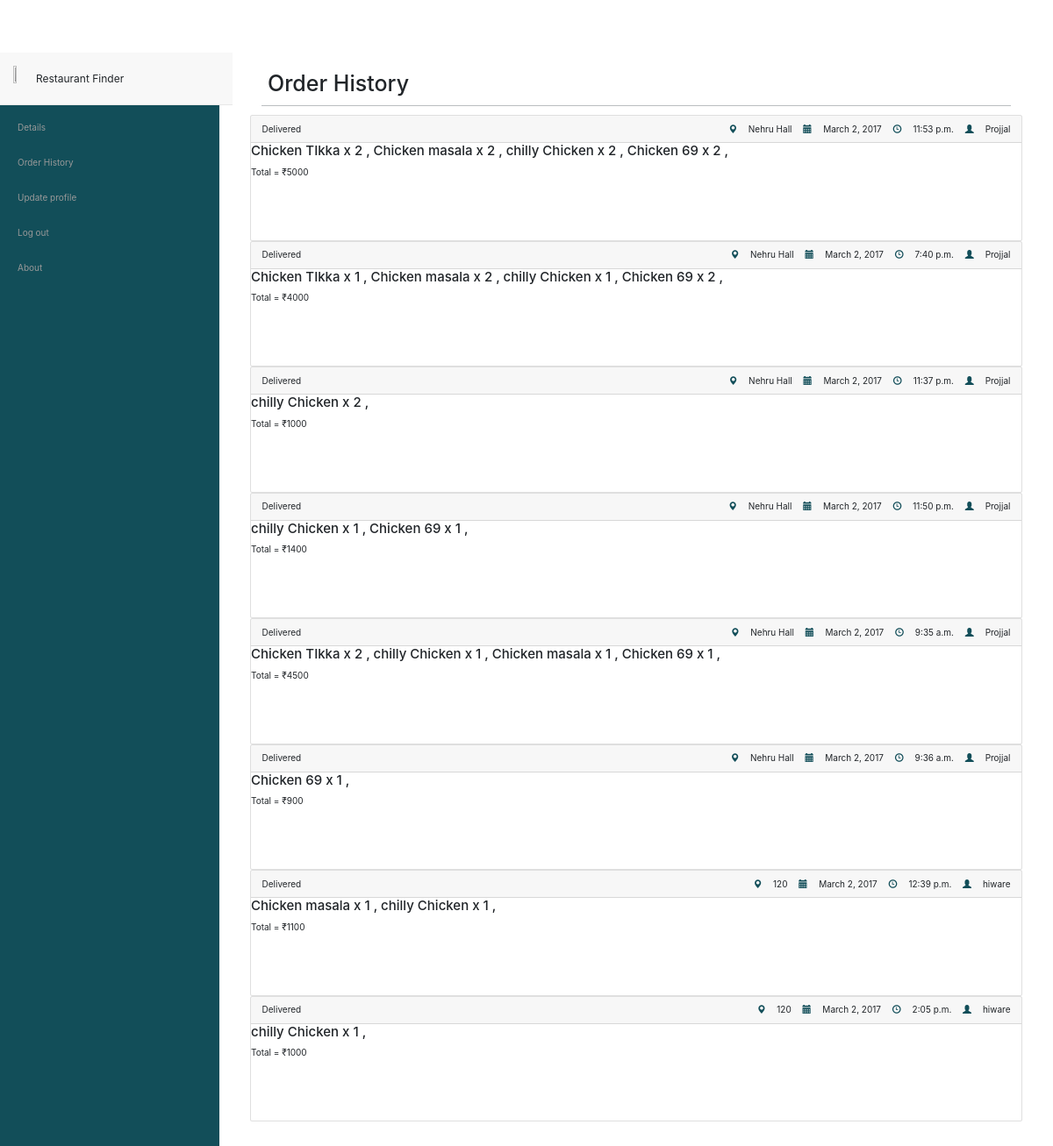
Page /resthistory/ (signed in) on the committed database.
### foodspark/models.py (models this page shows, shortened)
class Order(models.Model):
	customer = models.ForeignKey(Customer,on_delete=models.CASCADE)
	restaurant = models.ForeignKey(Restaurant,on_delete=models.CASCADE)
	foodlist = models.CharField(max_length = 500,validators=[validate_comma_separated_integer_list],null=True)
	foodqty = models.CharField(max_length = 500,validators=[validate_comma_separated_integer_list],null=True)
	amount = models.IntegerField(default = 0)
	ordertime = models.TimeField()
	orderdate = models.DateField(auto_now_add=True)
	DSTATUS = (
		('p','Pending'),
		('d','Delivered')
	)
	deliverystatus = models.CharField(max_length=1,choices=DSTATUS,default = 'p')
	def calamount(self):
		self.amount = 0
		myl = self.foodlist.split(",")
		qty = self.foodqty.split(",")
		for x,y in zip(myl,qty):
			fitem = FoodItem.objects.get(pk=int(x))
			self.amount = self.amount + fitem.price*int(y)
	def getfooditems(self):
		myl = self.foodlist.split(",")
		items = []
		for x in myl:
			items.append(FoodItem.objects.get(pk=int(x)))
		return items
	def getqty(self):
		myl = self.foodqty.split(",")
		return myl

class Customer(models.Model):
	password = models.CharField(max_length=100)
	name = models.CharField(max_length=200)
	address = models.TextField()
	city = models.CharField(max_length = 100)
	email = models.EmailField(primary_key = True)
	phone_regex = RegexValidator(regex=r'^\+?1?\d{9,15}$', message="Phone number must be entered in the format: '+999999999'. Up to 15 digits allowed.") #############look into regex
	phone = models.CharField(validators=[phone_regex],max_length=15,blank = True)

class FoodItem(models.Model):
	resid = models.ForeignKey(Restaurant,on_delete=models.CASCADE)
	name = models.CharField(max_length=500)
	cuisine = models.CharField(max_length=100)
	COURSE = (
		('s','Starter'),
		('m','Main Course'),
		('d','Desert')
	)
	course = models.CharField(max_length=1,choices=COURSE)
	price = models.IntegerField()
	availability_time = models.TimeField()
	ordercount = models.IntegerField(default = 0)

### foodspark/views.py (the view)
# urls.py: url(r'^resthistory/?$',views.restaurantOrderHistory,name='resthistory'),
def restaurantOrderHistory(request):
	restaurant = Restaurant.objects.get(email=request.session['id'])
	query = Order.objects.order_by('-pk').all()
	dic = {}
	customer = {}
	for x in query:
		if x.restaurant_id == restaurant.email:
			dic2 = {}
			if(x.deliverystatus == 'p'):
				continue
			x.calamount()
			for i,j in zip(x.getfooditems(),x.getqty()):
				dic2[i] = j
			dic[x] = dic2
			customer[x] = x.customer
	context = {
		'foods' : dic,
		'customer' : customer,
		'restaurant' : restaurant,
	}
	return render(request,'foodspark/resthistory.html',context)

### foodspark/templates/foodspark/resthistory.html (shortened to what this page needs)
<!DOCTYPE html>
<html lang="en">
<head>
    <link href="/static/css/bootstrap.min.css" rel="stylesheet">
    <link href="/static/css/mystyle.css" rel="stylesheet">
    <link href="/static/css/simple-sidebar.css" rel="stylesheet">
    <link rel="stylesheet" href="https://maxcdn.bootstrapcdn.com/bootstrap/4.0.0-alpha.2/css/bootstrap.min.css">
</head>
<body>
    <nav class="navbar navbar-nav navbar-default navbar-fixed-top" style="line-height:50px;height:60px;">
        <div class="container" style="margin:0 !important;">
            <span class="navbar-left" style="font-size:1.2em;"><img src="/static/img/logo.gif" class="logo_bitch"/>   Restaurant Finder</span>
        </div>
    </nav>
    <div id="wrapper">
        <div id="sidebar-wrapper">
            <ul class="sidebar-nav">
                <li class="sidebar-brand">
                    <a href="/">
                    </a>
                </li>
                <li>
                    <a href="/details/">Details</a>
                </li>
                <li>
                    <a href="/resthistory/">Order History</a>
                </li>
                <li>
                    <a href="/restprofile/">Update profile</a>
                </li>
                <li>
                    <a href="/logout/">Log out</a>
                </li>
                <li>
                    <a href="/about/">About</a>
                </li>
            </ul>
        </div>
        <div id="page-content-wrapper">
            <div class="container-fluid">
                <div class="row">
                    <div class="col-lg-12">
                        <h1 style="padding-left: 20px;">Order History</h1>
                        <hr class="liner"/>
                        {% if foods %}
                        {% for x,y in customer.items reversed %}
                        <div class="card">
                            <div class="card-header">
                            {% if x.deliverystatus == 'd' %}
                                Delivered
                            {% endif %}
                                <span style="float:right;">
                                <i class="glyphicon glyphicon-map-marker blueicon ordercard"></i> {{y.address}}
                                <i class="glyphicon glyphicon-calendar blueicon ordercard"></i> {{x.orderdate}}
                                <i class="glyphicon glyphicon-time blueicon ordercard"></i> {{x.ordertime}}
                                <i class="glyphicon glyphicon-user blueicon ordercard"></i> {{y.name}}
                                </span>
                            </div>
                            <div class="card-block terabaaphumain">
                                {%for z,k in foods.items%}
                                {%if x.pk == z.pk%}
                                <div class="lefty">
                                <h4 class="card-title">
                                {%for i,j in k.items%}
                                    {{i.name}} x {{j}}  ,
                                {%endfor%}
                                </h4>
                                    <p class="card-text" style="padding-bottom: 10px;">Total = ₹{{x.amount}}</p>
                                </div>
                                {%endif%}
                                {%endfor%}
                            </div>
                            <div style="padding-top:60px;"></div>
                        </div>
                        {% endfor %}
                        {% endif %}
                        <div style="padding-top:50px;"></div>
                    </div>
                </div>
            </div>
        </div>
    </div>
</body>
</html>

### foodspark/static/css/mystyle.css (style rules this page uses)
.logo_bitch { width:10%; height:10%; }
.navbar-left { width: 225px; }
.navbar-fixed-top { line-height:60px; height:60px; }
.navbar-nav { margin: 0 !important; }
.blueicon { color:#124e59; }
.liner { height:1px; border:none; padding-left: 3%; width:94%; color:#BABEC0; background-color:#BABEC0; }
.terabaaphumain { padding: 0px; width:100%; }
.lefty { float: left; width:74%; padding-right: 20px; }
.ordercard { padding-left: 10px; padding-right: 10px; }

### foodspark/static/css/simple-sidebar.css (style rules this page uses)
body { overflow-x: hidden; }
#wrapper { padding-left: 0; -webkit-transition: all 0.5s ease; -moz-transition: all 0.5s ease; -o-transition: all 0.5s ease; transition: all 0.5s ease; }
#sidebar-wrapper { z-index: 1000; position: fixed; left: 250px; width: 0; height: 100%; margin-left: -250px; overflow-y: auto; background: #124E59; -webkit-transition: all 0.5s ease; -moz-transition: all 0.5s ease; -o-transition: all 0.5s ease; transition: all 0.5s ease; }
#page-content-wrapper { width: 100%; position: absolute; padding: 15px; }
.sidebar-nav { position: absolute; top: 0; width: 250px; margin: 0; padding: 0; list-style: none; }
.sidebar-nav li { text-indent: 20px; line-height: 40px; }
.sidebar-nav li a { display: block; text-decoration: none; color: #999999; }
.sidebar-nav > .sidebar-brand { height: 65px; font-size: 18px; line-height: 60px; }
.sidebar-nav > .sidebar-brand a { color: #999999; }
@media (min-width:768px) { #wrapper { padding-left: 250px; } }
@media (min-width:768px) { #sidebar-wrapper { width: 250px; } }
@media (min-width:768px) { #page-content-wrapper { padding: 20px; position: relative; } }

### rows in the picture
Order: deliverystatus "Delivered", address "Nehru Hall", orderdate "March 2, 2017", ordertime "11:53 p.m.", name "Projjal", amount "5000"
FoodItem: name "Chicken TIkka", j "2", id "1"
FoodItem: name "Chicken masala", id "2", j "1"
FoodItem: name "chilly Chicken", j "2", j "1"
FoodItem: name "Chicken 69", j "2", j "1"
Order: deliverystatus "Delivered", address "Nehru Hall", orderdate "March 2, 2017", ordertime "7:40 p.m.", name "Projjal", amount "4000"
Order: deliverystatus "Delivered", address "Nehru Hall", orderdate "March 2, 2017", ordertime "11:37 p.m.", name "Projjal", amount "1000"
Order: deliverystatus "Delivered", address "Nehru Hall", orderdate "March 2, 2017", ordertime "11:50 p.m.", name "Projjal", amount "1400"
Order: deliverystatus "Delivered", address "Nehru Hall", orderdate "March 2, 2017", ordertime "9:35 a.m.", name "Projjal", amount "4500"
Order: deliverystatus "Delivered", address "Nehru Hall", orderdate "March 2, 2017", ordertime "9:36 a.m.", name "Projjal", amount "900"
Order: deliverystatus "Delivered", address "120", orderdate "March 2, 2017", ordertime "12:39 p.m.", name "hiware", amount "1100"
Order: deliverystatus "Delivered", address "120", orderdate "March 2, 2017", ordertime "2:05 p.m.", name "hiware", amount "1000"
